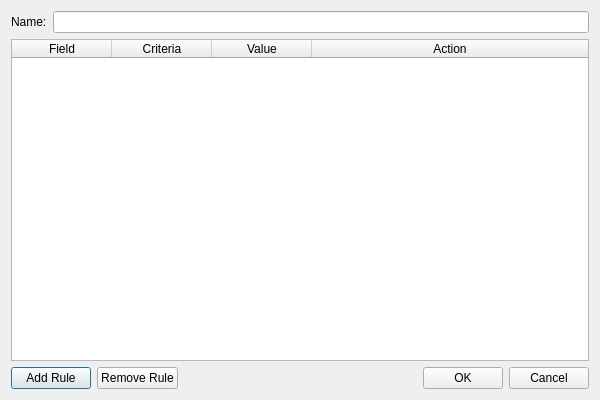
<?xml version="1.0" encoding="UTF-8"?>
<ui version="4.0">
 <class>ExtSmartPlaylistDialog</class>
 <widget class="QDialog" name="ExtSmartPlaylistDialog">
  <property name="geometry">
   <rect>
    <x>0</x>
    <y>0</y>
    <width>600</width>
    <height>400</height>
   </rect>
  </property>
  <property name="windowTitle">
   <string>Create Smart Playlist</string>
  </property>
  <layout class="QVBoxLayout" name="verticalLayout">
   <item>
    <layout class="QHBoxLayout" name="horizontalLayout">
     <item>
      <widget class="QLabel" name="nameLabel">
       <property name="text">
        <string>Name:</string>
       </property>
      </widget>
     </item>
     <item>
      <widget class="QLineEdit" name="name_edit"/>
     </item>
    </layout>
   </item>
   <item>
    <widget class="QTableWidget" name="rules_table">
     <property name="selectionBehavior">
      <enum>QAbstractItemView::SelectRows</enum>
     </property>
     <property name="columnCount">
      <number>4</number>
     </property>
     <attribute name="horizontalHeaderStretchLastSection">
      <bool>true</bool>
     </attribute>
     <column>
      <property name="text">
       <string>Field</string>
      </property>
     </column>
     <column>
      <property name="text">
       <string>Criteria</string>
      </property>
     </column>
     <column>
      <property name="text">
       <string>Value</string>
      </property>
     </column>
     <column>
      <property name="text">
       <string>Action</string>
      </property>
     </column>
    </widget>
   </item>
   <item>
    <layout class="QHBoxLayout" name="horizontalLayout_2">
     <item>
      <widget class="QPushButton" name="add_rule_button">
       <property name="text">
        <string>Add Rule</string>
       </property>
      </widget>
     </item>
     <item>
      <widget class="QPushButton" name="remove_rule_button">
       <property name="text">
        <string>Remove Rule</string>
       </property>
      </widget>
     </item>
     <item>
      <spacer name="horizontalSpacer">
       <property name="orientation">
        <enum>Qt::Horizontal</enum>
       </property>
       <property name="sizeHint" stdset="0">
        <size>
         <width>40</width>
         <height>20</height>
        </size>
       </property>
      </spacer>
     </item>
     <item>
      <widget class="QPushButton" name="ok_button">
       <property name="text">
        <string>OK</string>
       </property>
      </widget>
     </item>
     <item>
      <widget class="QPushButton" name="cancel_button">
       <property name="text">
        <string>Cancel</string>
       </property>
      </widget>
     </item>
    </layout>
   </item>
  </layout>
 </widget>
 <resources/>
 <connections/>
</ui>
